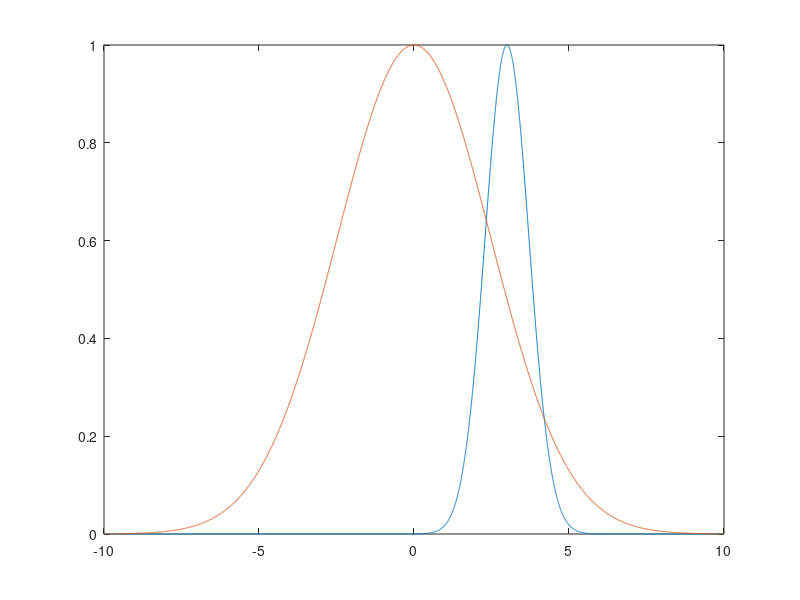

Write the MATLAB code that produced this figure. (Note: this script raises an error after producing the figure.)
%% Fit functions to data in literature
FLactFunc = @(c,x) exp(-(((x-c(2))-1)./c(1)).^2);

%% Meijer et al. (1998)
% Rat gastroc, with force normalized by maximal
% isometric force (Fce/Fceo) and length expressed as lce-lceo (i.e. peak 
% set at zero for when lce = lceo) in mm
x = linspace(-10,10,10e3);
y1 = FLactFunc([1,2],x);
plot(x,y1)
hold on;
y2 = FLactFunc([3.5,-1],x);
plot(x, y2)
hold off;
% Constants that match this data: c(1) = 3.5, c(2) = -1

%% Wakeling et al. (2012) and Lee et al. (2013) pygmy goat gastroc
% vmax = 3.59 muscle lengths/s, also used 10 muscle lengths/s in models
% cmax = 170 N
% k (curvature of FV curve) = 0.29 for fast fibres - this does not
% necessarily correspond to c(2), but was tested below.
v = linspace(-10,10,10e3);
FV_goat = FV4param([0.29,0.5,170,3.59],v);
plot(v,FV_goat)
hold on;
FV_goat_2 = FV4param([0.29,1,170,3.59],v);
plot(v,FV_goat_2)
hold off;
% Why do these look weird?

%% Lemaire et al. (2016) rat soleus
% Optimum CE length = 17.1, 21.6, 18.6 mm
% cmax (N) = 1.27, 1.25, 1.26
% a (Fmax,ce) = 0.25, 0.072, 0.20 (describes shape of FV curve)
% b (lopt,ce/s) = 0.40, 0.24, 0.40 (describes shape of FV)
% vmax = ~36 mm/s; therefore ~1.9 Lopt/s (rat 3)
% Eccentric CE force asymptote = 3.91, 3.44, 2.02
% Isometric force-slope ratio = 1.45, 0.38, 2.89
% Graph shown in paper has different x-axis

%% Josephson (1993) rat soleus
% vmax = 1.3-7 L/s, 2.8 at 30 deg C
% cmax = 162-212 kN*m^-2, 212 at 30 degrees C
% Note that rat soleus is primarily SO fibres, while EMR is FOG
% No graph to compare (FV shown is for insect flight muscle)

FV_lem = FV4param([0.5,1,1,2.8],v);
plot(v,FV_lem)
hold on;
FV_lem_2 = FV4param([0.5,1,2,2.8],v);
plot(v,FV_lem_2)
FV_lem_3 = FV4param([0.2,0.4,1.26,1.9],v);
plot(v,FV_lem_3) % This one is rat 3 of Lemaire et al. (2016). Constants a 
% and b are used for c(1) and c(2) but do not necessarily correspond.
hold off;

% Could also compare to graphs in Asmussen (1989) for rat soleus

%% Josephson (1993) rat EDL
% vmax = 13 L/s
% cmax = 209 N
% Less proportion SO, more FOG fibres than soleus
FV_EDL = FV4param([0.5,0.5,1,13],v);
plot(v,FV_EDL)
hold on;
FV_EDL_2 = FV4param([0.5,0.5,209,13],v);
plot(v,FV_EDL_2)
hold off;
% This ends up looking weird with c(3), cmax, as 1 or 209. Why?

%% Lu et al. (2011)
% Rabbit hind leg tibialis anterior
% FLpas using experimental data from Davis et al. (2003), where length is
% expressed as engineering strain and force expressed as engineering stress
FLpas_lu = FLpasFunc([4,1],x);
plot(x,FLpas_lu) % This fits curve from Chen and Zelter (1992) but it's
% based on frog muscle so not as comparable.

% FV using McMahon (1984) FV curve, velocity expressed as normalized
% stretch rate. Model able to predict behaviour of rabbit TA.
% Using k (c1) = 0.29
% Velocity expressed as normalized stretch rate
v = linspace(-10,10,10e3);
FV_lu = FV4param([0.29,1,1.8,1],v);
plot(v,FV_lu)
xlim([-1 1])
ylim([0 1.8])

%% Winters et al. (2011) rabbit TA, EDII and EDL
% EDL fast twitch, TA more fast twitch, EDII?
% Length expressed as %fibre length change
% Force can be normalized as F/Fmax
% Functions fit to curves given in paper

FLact_win_EDII = FLactFunc([0.05,0],x);
plot(x,FLact_win_EDII)
hold on;
FLact_win_EDL = FLactFunc([0.06,0],x);
plot(x,FLact_win_EDL)
FLact_win_ta = FLactFunc([0.14,0],x);
plot(x,FLact_win_ta)
hold off;

FLpas_win_EDII = FLpasFunc([40,1],x);
plot(x,FLpas_win_EDII)
hold on;
FLpas_win_EDL = FLpasFunc([30,1],x);
plot(x,FLpas_win_EDL)
FLpas_win_ta = FLpasFunc([20,1],x);
plot(x,FLpas_win_ta)
hold off;

FLpas_win_ta = FLpasFunc([20,1],x);
plot(x,FLpas_win_ta)
xlim([0.5 1.5])
ylim([0 1.2])
hold on;
FLpas_lu_ta = FLpasFunc([4,1],x);
plot(x,FLpas_lu_ta)
hold off;

FLact_win_ta = FLactFunc([0.14,0],x);
plot(x,FLact_win_ta)
xlim([0.2 2])
ylim([0 1.2])
hold on;
FLact_lu_ta = FLactFunc([0.25,0],x);
plot(x,FLact_lu_ta)
hold off;

%% Vectors for dummy work loops

%Vector for length over time
t = linspace(-10,10,10e3);
l = sin(t);
plot(t,l)

% Vector of zeros except one chunk which is 1s
u = zeros(1,10e3);
u(200:500) = 1;
plot(u)
xlim([0 3000])
ylim([0 1.2])
hold on;

%% Activation function
blep = activationODE2(u,50,-0.993,-0.993);
plot(blep)
hold off;

%% Hill function
% Fmax = 18 N (Winters et al. 2011)

FLtot = 18.*(FLact_lu_ta + FLpas_lu_ta); % Total FL(l)?
plot(x,FLtot)
xlim([0 2])
ylim([0 80])

% Ff = a(t)FLact(l)FV(v)
% This is the active component of muscle fibre force
% Plot against length?

Ff = blep.*FLact_lu_ta.*FV_lu;
plot(x,Ff)

% Whole muscle force is Fmax[Ff + Fp(l)]
% No need to consider pennation angle; EMR is parallel

Fm = 18.*(Ff + FLpas_lu_ta);
plot(x,Ff)

%% More functions

%Passive force-length curve function
function [y] = FLpasFunc(c,x)
    y = c(1).*(x-c(2)).^2;
    y(x<c(2)) = 0;
end
